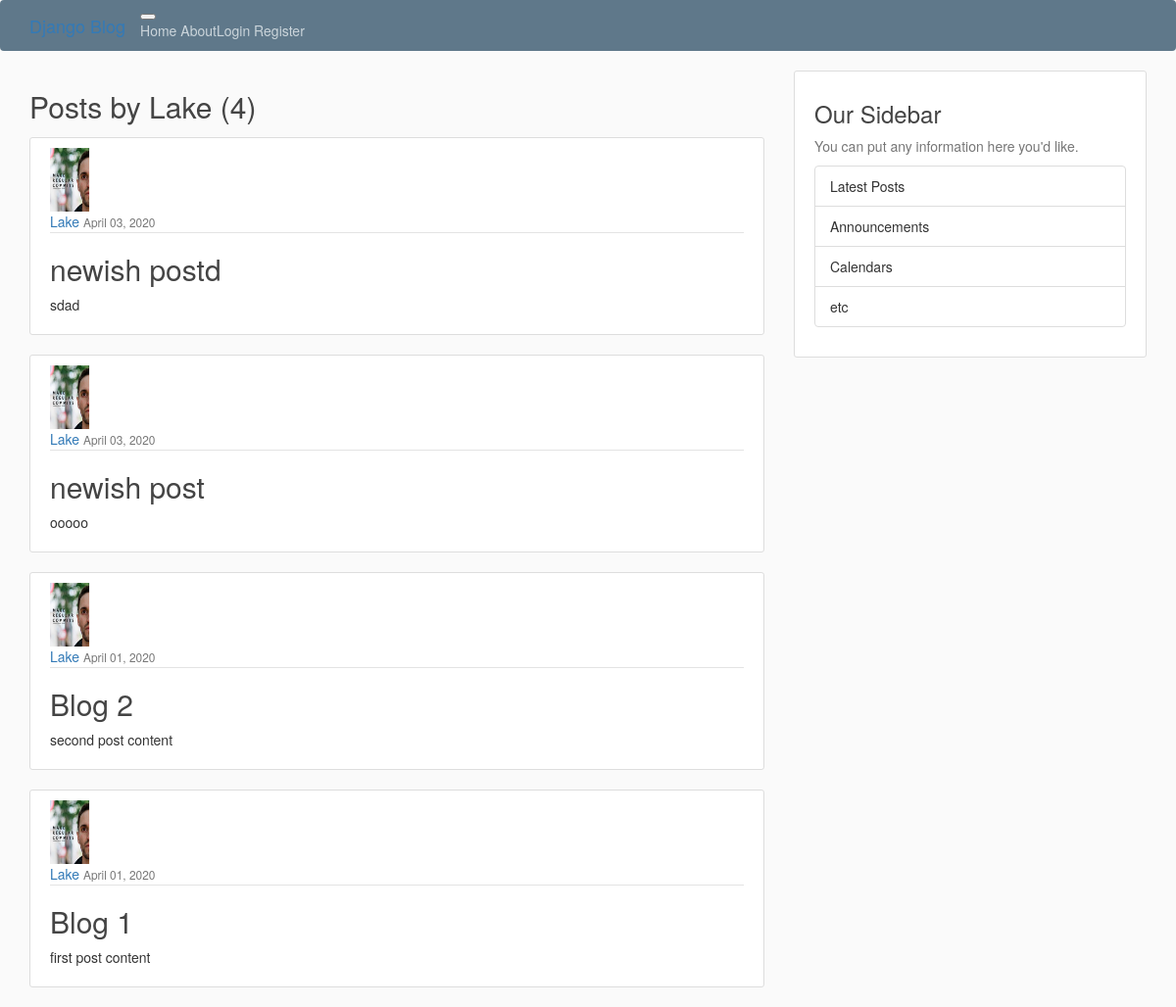
The app's page /user/Lake/, older data.
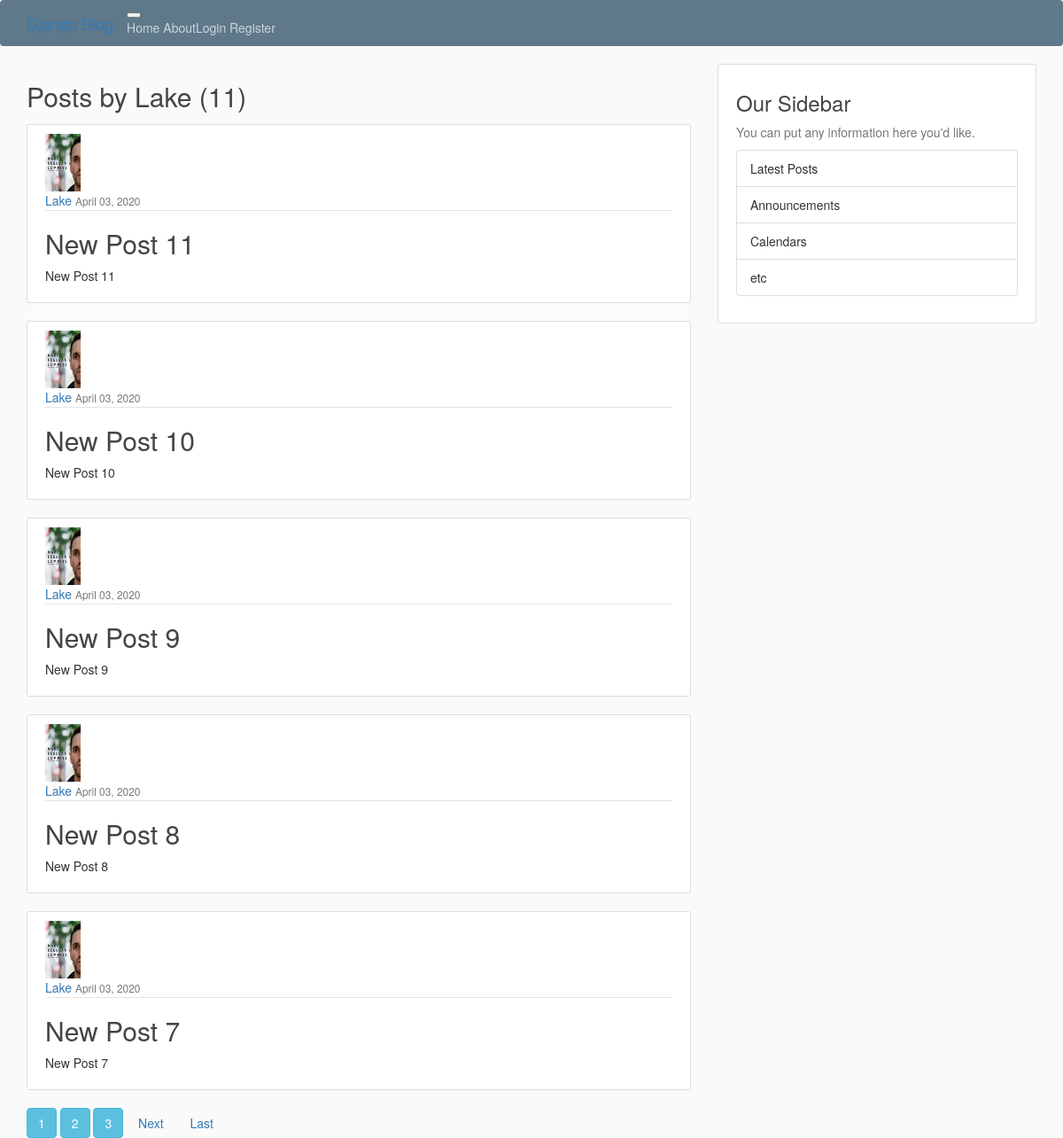
The same page, newer data.
### blog/models.py (models this page shows, shortened)
class Post(models.Model):
    title = models.CharField(max_length=100)
    content = models.TextField()
    date_posted = models.DateTimeField(default=timezone.now)
    author = models.ForeignKey(User, on_delete=models.CASCADE)

### users/models.py (models this page shows, shortened)
class Profile(models.Model):
    user = models.OneToOneField(User, on_delete=models.CASCADE)
    image = models.ImageField(default='default.jpg', upload_to='profile_pics')

### blog/views.py (the view)
# urls.py: path('user/<str:username>/', UserPostListView.as_view(), name='user-posts'),
class UserPostListView(ListView):
    model = Post
    template_name = 'blog/user_posts.html'
    context_object_name = 'posts'
    paginate_by = 5
    def get_queryset(self):
        user = get_object_or_404(User, username=self.kwargs.get('username'))
        return Post.objects.filter(author=user).order_by('-date_posted')

### blog/templates/blog/user_posts.html (shortened to what this page needs)
{% extends "blog/base.html" %}
{% block content %}
    <h2 class="mb-4">Posts by {{ view.kwargs.username }} ({{ page_obj.paginator.count }})</h2>
    {% for post in posts %}
        <article class="media content-section">
            <img src="{{  post.author.profile.image.url }}" class="rounded-circle article-img" alt="profile pic">
            <div class="media-body">
            <div class="article-metadata">
                <a class="mr-2" href="{% url 'user-posts' post.author.username %}">{{ post.author }}</a>
                <small class="text-muted">{{ post.date_posted|date:"F d, Y" }}</small>
            </div>
            <h2><a class="article-title" href="{% url 'post-detail' post.id %}">{{ post.title }}</a></h2>
            <p class="article-content">{{ post.content }}</p>
            </div>
        </article>
    {% endfor %}
    {% if is_paginated %}
        {% for num in page_obj.paginator.page_range %}
            {% if page_obj.number == num %}
                <a class="btn btn-info mb-4" href="?page={{ num }}">{{ num }}</a>
            {% elif num > page_obj.number|add:'-3' and num < page_obj.number|add:'3' %}
                <a class="btn btn-info mb-4" href="?page={{ num }}">{{ num }}</a>
            {% endif %}
        {% endfor %}
        {% if page_obj.has_next %}
            <a class="btn btn-outline-info mb-4" href="?page={{ page_obj.next_page_number  }}">Next</a>
            <a class="btn btn-outline-info mb-4" href="?page={{ page_obj.paginator.num_pages }}">Last</a>
        {% endif %}
    {% endif %}
{% endblock content %}

Row changes from the older to the newer data that the page shows:
no longer on this page (row unchanged): Post: author.profile.image (picture), author "Lake", date_posted "April 03, 2020", title "newish postd", content "sdad"
no longer on this page (row unchanged): Post: author.profile.image (picture), author "Lake", date_posted "April 03, 2020", title "newish post", content "ooooo"
no longer on this page (row unchanged): Post: author.profile.image (picture), author "Lake", date_posted "April 01, 2020", title "Blog 2", content "second post content"
no longer on this page (row unchanged): Post: author.profile.image (picture), author "Lake", date_posted "April 01, 2020", title "Blog 1", content "first post content"
added Post: author.profile.image (picture), author "Lake", date_posted "April 03, 2020", title "New Post 11", content "New Post 11"
added Post: author.profile.image (picture), author "Lake", date_posted "April 03, 2020", title "New Post 10", content "New Post 10"
added Post: author.profile.image (picture), author "Lake", date_posted "April 03, 2020", title "New Post 9", content "New Post 9"
added Post: author.profile.image (picture), author "Lake", date_posted "April 03, 2020", title "New Post 8", content "New Post 8"
added Post: author.profile.image (picture), author "Lake", date_posted "April 03, 2020", title "New Post 7", content "New Post 7"
Text that changed along with them:
{{ page_obj.paginator.count }}: "4" → "11"
new list line: "1"
new list line: "2"
new list line: "3"
text now shown: "Next Last"
